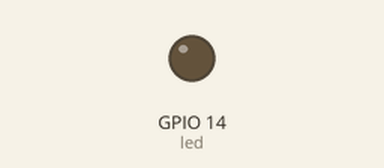
The program below on a simulated Raspberry Pi (BCM pin numbers), started with the argument 3. On the bench: output pins drawn as LEDs (lit = HIGH).

Above: at 1.0 s.
At 3.45 s:
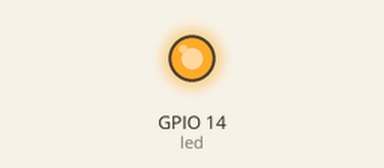
Timing chart, 0 to 3.8 s (numbered marks = the images above):
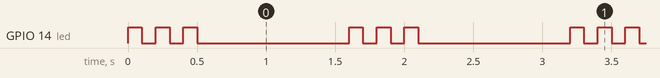

The program:

01.py
```python
from gpiozero import LED
from time import sleep
import argparse

argumento = argparse.ArgumentParser()
argumento.add_argument("repeticoes", type=int)
vezes = argumento.parse_args()

led = LED(14)

while True:
    for i in range(vezes.repeticoes):
        led.on()
        sleep(0.1)
        led.off()
        sleep(0.1)
    sleep(1)
```

Measured:
- by itself, GPIO 14 (led): repeats every 1.6 s: 2 × (LOW 0.10 s, HIGH 0.10 s), LOW 1.1 s, HIGH 0.10 s
- by itself, everything shown: repeats every 1.6 s, in 6 steps
